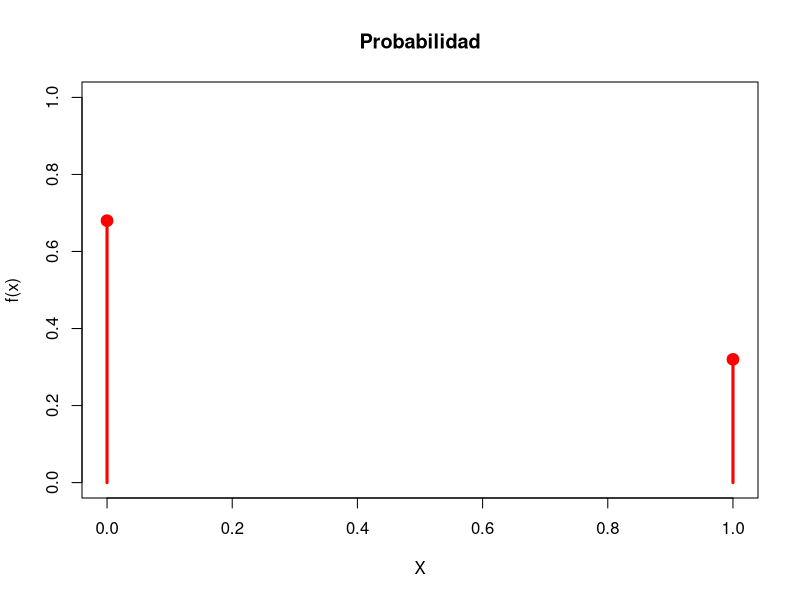
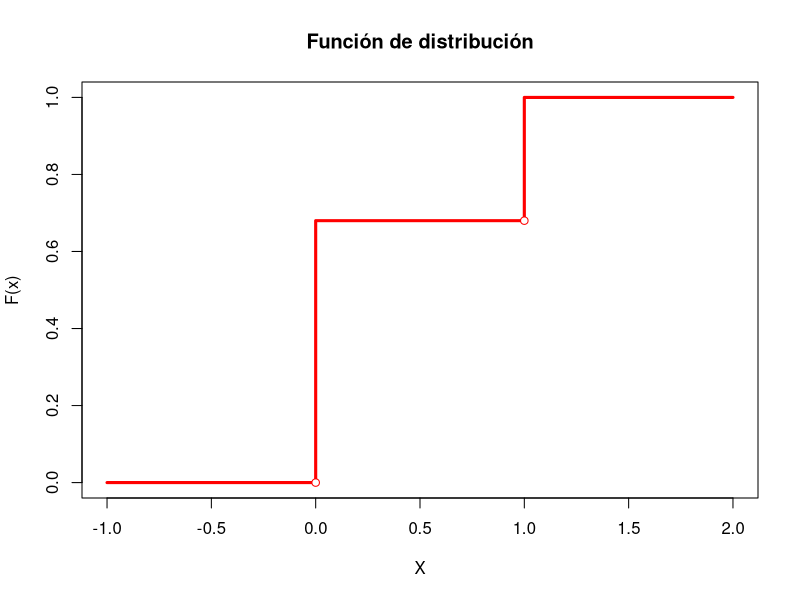
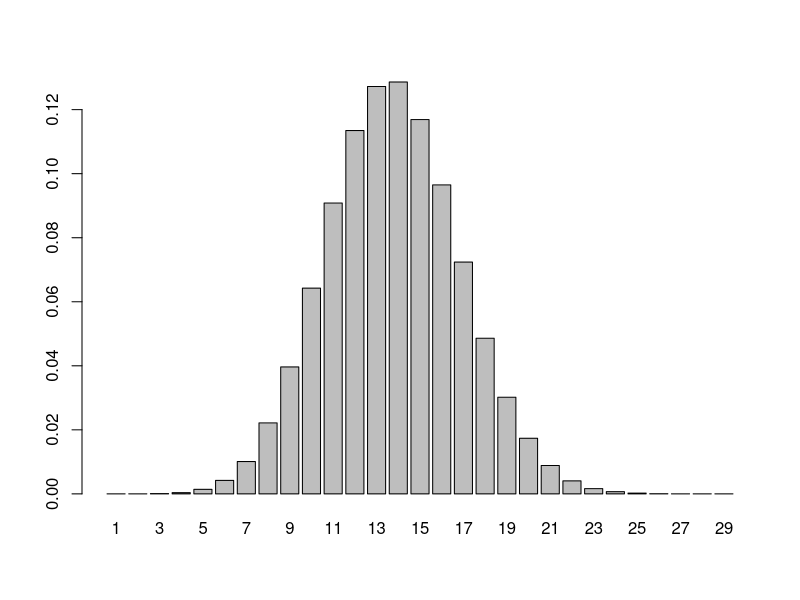
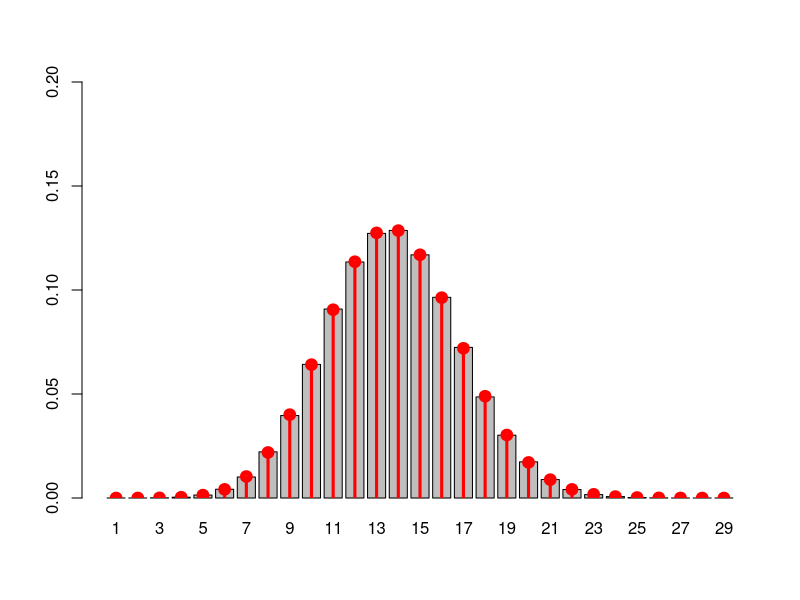
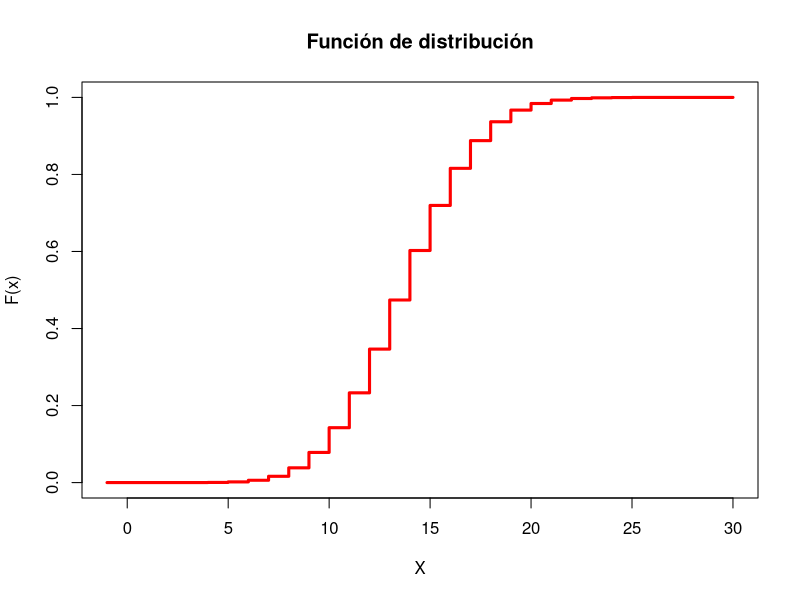

Recreate these plots in R, in order.
#Solucion pregunta 1

fx <- c(1-0.32,0.32)
names(fx) <- c("- de 2 teles", " 2 teles o +")
x <- c(0,1)

plot(x, fx, type="h", col="red", lwd=3, main="Probabilidad", xlab="X", ylab="f(x)",
     xlim=c(0,1), ylim=c(0,1)) 
points(x, fx, col="red", lwd=5)



Fx <- cumsum(fx) 
plot(c(-1,x,2), c(0,Fx,1), type="s", col="red", lwd=3, main="Función de distribución", xlab="X",
     ylab="F(x)")
points(x, c(0,Fx[1]), col="red", pch=21, bg="white")


### numero de casas con 2 teles

sample(x, 43, prob = fx, replace=T)

sum(sample(x, 43, prob = fx, replace=T))

Y <- function(i){sum(sample(x, 43, prob = fx, replace=T))
}


Y(1)

reps <- 1:500000
repY <- sapply(reps, Y)

fr <- table(repY)/length(reps)
barplot(fr)

fr[13]

dbinom(13, size = 43, prob = 0.32)

###

y <- as.numeric(names(fr))
fy <- dbinom(y, size = 43, prob = 0.32)
names(fy) <- y


yb <- barplot(fr, ylim=c(0,0.2))

lines(yb, fy, type="h", col="red", lwd=3) 
points(yb, fy, col="red", lwd=5)

Fy <- cumsum(fy) 
names(Fy) <- y
plot(c(-1,y,30), c(0,Fy,1), type="s", col="red", lwd=3, main="Función de distribución", xlab="X",
     ylab="F(x)")

Fy["6"]
##########

pbinom(6, size = 43, prob = 0.32)

qbinom(0.5, size = 43, prob = 0.32)

qbinom(0.25, size = 43, prob = 0.32)

###Repuesta

pbinom(16, size = 43, prob = 0.32)

###########

y <- 0:100
fy <- dbinom(y, size = 24, prob = 1-0.32) 
  
mu <- sum(fy*y)
(1-0.32)*24

sum(fy*(y-mu)^2)
(1-0.32)*0.32*24

qbinom(0.25,size = 24, prob = 1-0.32)

###

Y <- function(i){sum(sample(x, 46, prob = fx, replace=T))
}

Y(1)

reps <- 1:400000
repY <- sapply(reps, Y)

mean(repY)
0.32*46
